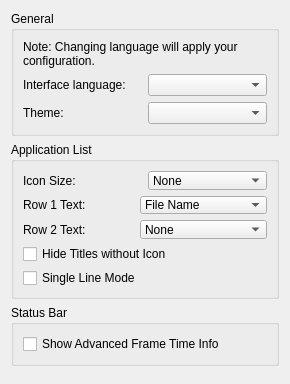
<?xml version="1.0" encoding="UTF-8"?>
<ui version="4.0">
 <class>ConfigureUi</class>
 <widget class="QWidget" name="ConfigureUi">
  <property name="windowTitle">
   <string>Form</string>
  </property>
  <property name="geometry">
   <rect>
    <x>0</x>
    <y>0</y>
    <width>290</width>
    <height>280</height>
   </rect>
  </property>
  <layout class="QVBoxLayout" name="verticalLayout">
   <item>
    <widget class="QGroupBox" name="general_groupBox">
     <property name="title">
      <string>General</string>
     </property>
     <layout class="QHBoxLayout" name="horizontalLayout">
      <item>
       <layout class="QVBoxLayout" name="verticalLayout_2">
        <item>
         <widget class="QLabel" name="label_change_language_info">
          <property name="text">
           <string>Note: Changing language will apply your configuration.</string>
          </property>
          <property name="wordWrap">
           <bool>true</bool>
          </property>
         </widget>
        </item>
        <item>
         <layout class="QHBoxLayout" name="horizontalLayout_2">
          <item>
           <widget class="QLabel" name="language_label">
            <property name="text">
             <string>Interface language:</string>
            </property>
           </widget>
          </item>
          <item>
           <widget class="QComboBox" name="language_combobox"/>
          </item>
         </layout>
        </item>
        <item>
         <layout class="QHBoxLayout" name="horizontalLayout_3">
          <item>
           <widget class="QLabel" name="theme_label">
            <property name="text">
             <string>Theme:</string>
            </property>
           </widget>
          </item>
          <item>
           <widget class="QComboBox" name="theme_combobox"/>
          </item>
         </layout>
        </item>
       </layout>
      </item>
     </layout>
    </widget>
   </item>
   <item>
    <widget class="QGroupBox" name="game_list_groupBox">
     <property name="title">
      <string>Application List</string>
     </property>
     <layout class="QHBoxLayout" name="horizontalLayout_4">
      <item>
       <layout class="QVBoxLayout" name="verticalLayout_3">
        <item>
         <layout class="QHBoxLayout" name="horizontalLayout_5">
          <item>
           <widget class="QLabel" name="icon_size_label">
            <property name="text">
             <string>Icon Size:</string>
            </property>
           </widget>
          </item>
          <item>
           <widget class="QComboBox" name="icon_size_combobox">
            <item>
             <property name="text">
              <string>None</string>
             </property>
            </item>
            <item>
             <property name="text">
              <string>Small (24x24)</string>
             </property>
            </item>
            <item>
             <property name="text">
              <string>Large (48x48)</string>
             </property>
            </item>
           </widget>
          </item>
         </layout>
        </item>
        <item>
         <layout class="QHBoxLayout" name="horizontalLayout_6">
          <item>
           <widget class="QLabel" name="row_1_text_label">
            <property name="text">
             <string>Row 1 Text:</string>
            </property>
           </widget>
          </item>
          <item>
           <widget class="QComboBox" name="row_1_text_combobox">
            <item>
             <property name="text">
              <string>File Name</string>
             </property>
            </item>
            <item>
             <property name="text">
              <string>Full Path</string>
             </property>
            </item>
            <item>
             <property name="text">
              <string>Title Name (short)</string>
             </property>
            </item>
            <item>
             <property name="text">
              <string>Title ID</string>
             </property>
            </item>
            <item>
             <property name="text">
              <string>Title Name (long)</string>
             </property>
            </item>
           </widget>
          </item>
         </layout>
        </item>
        <item>
         <layout class="QHBoxLayout" name="horizontalLayout_7">
          <item>
           <widget class="QLabel" name="row_2_text_label">
            <property name="text">
             <string>Row 2 Text:</string>
            </property>
           </widget>
          </item>
          <item>
           <widget class="QComboBox" name="row_2_text_combobox">
            <item>
             <property name="text">
              <string>None</string>
             </property>
            </item>
            <item>
             <property name="text">
              <string>File Name</string>
             </property>
            </item>
            <item>
             <property name="text">
              <string>Full Path</string>
             </property>
            </item>
            <item>
             <property name="text">
              <string>Title Name (short)</string>
             </property>
            </item>
            <item>
             <property name="text">
              <string>Title ID</string>
             </property>
            </item>
            <item>
             <property name="text">
              <string>Title Name (long)</string>
             </property>
            </item>
           </widget>
          </item>
         </layout>
        </item>
        <item>
         <widget class="QCheckBox" name="toggle_hide_no_icon">
          <property name="text">
           <string>Hide Titles without Icon</string>
          </property>
         </widget>
        </item>
        <item>
         <widget class="QCheckBox" name="toggle_single_line_mode">
          <property name="text">
           <string>Single Line Mode</string>
          </property>
         </widget>
        </item>
       </layout>
      </item>
     </layout>
    </widget>
   </item>
   <item>
    <widget class="QGroupBox" name="status_bar_groupBox">
     <property name="title">
      <string>Status Bar</string>
     </property>
     <layout class="QHBoxLayout" name="horizontalLayout_14">
      <item>
       <layout class="QVBoxLayout" name="verticalLayout_13">
        <item>
         <widget class="QCheckBox" name="show_advanced_frametime_info">
          <property name="text">
           <string>Show Advanced Frame Time Info</string>
          </property>
         </widget>
        </item>
       </layout>
      </item>
     </layout>
    </widget>
   </item>
    <item>
    <spacer>
     <property name="orientation">
      <enum>Qt::Vertical</enum>
     </property>
    </spacer>
   </item>
  </layout>
 </widget>
 <resources/>
 <connections/>
</ui>
